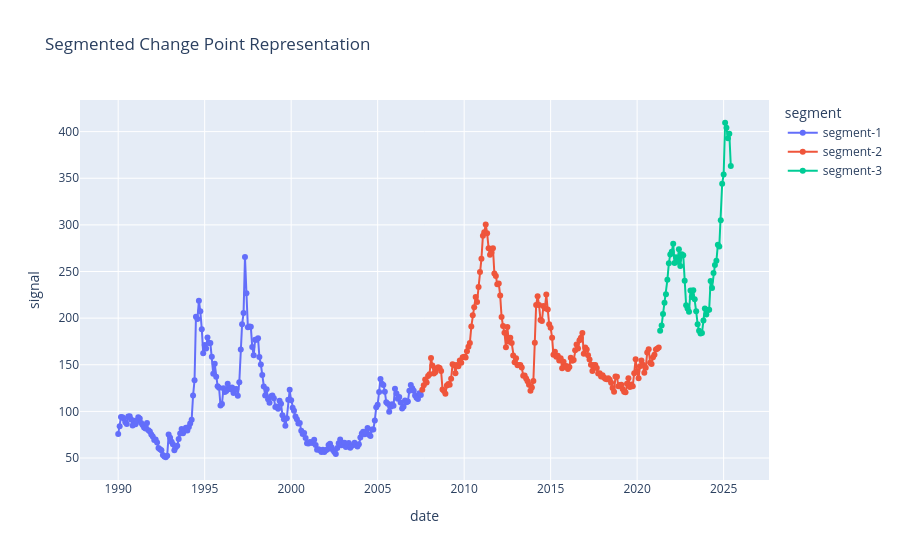

Notebook cell for this chart:
### Code cell
import plotly.express as px
import pandas as pd



# Create the line plot with the 'color' attribute
fig = px.line(
    cpe._df,
    x="date",
    y="signal",
    color="segment",  # This attribute automatically colors lines by country
    title="Segmented Change Point Representation"
)

# Customize the plot appearance (optional)
fig.update_traces(mode='lines+markers') # Add markers to the lines

# Display the figure
fig.show()

### Figure 1 — Plotly figure (JSON) as saved in the notebook; plotly's stock layout.template omitted (floating-point values rounded to 4 significant figures; data arrays with more than 128 entries replaced by an {"elided": "..."} marker saying what was removed)
{"data": [{"hovertemplate": "segment=segment-1<br>date=%{x}<br>signal=%{y}<extra></extra>", "legendgroup": "segment-1", "line": {"color": "#636efa", "dash": "solid"}, "marker": {"symbol": "circle"}, "mode": "lines+markers", "name": "segment-1", "orientation": "v", "showlegend": true, "type": "scatter", "x": {"elided": "211 str values"}, "xaxis": "x", "y": {"elided": "211 float values"}, "yaxis": "y"}, {"hovertemplate": "segment=segment-2<br>date=%{x}<br>signal=%{y}<extra></extra>", "legendgroup": "segment-2", "line": {"color": "#EF553B", "dash": "solid"}, "marker": {"symbol": "circle"}, "mode": "lines+markers", "name": "segment-2", "orientation": "v", "showlegend": true, "type": "scatter", "x": {"elided": "165 str values"}, "xaxis": "x", "y": {"elided": "165 float values"}, "yaxis": "y"}, {"hovertemplate": "segment=segment-3<br>date=%{x}<br>signal=%{y}<extra></extra>", "legendgroup": "segment-3", "line": {"color": "#00cc96", "dash": "solid"}, "marker": {"symbol": "circle"}, "mode": "lines+markers", "name": "segment-3", "orientation": "v", "showlegend": true, "type": "scatter", "x": ["2021-05-01T00:00:00.000000000", "2021-06-01T00:00:00.000000000", "2021-07-01T00:00:00.000000000", "2021-08-01T00:00:00.000000000", "2021-09-01T00:00:00.000000000", "2021-10-01T00:00:00.000000000", "2021-11-01T00:00:00.000000000", "2021-12-01T00:00:00.000000000", "2022-01-01T00:00:00.000000000", "2022-02-01T00:00:00.000000000", "2022-03-01T00:00:00.000000000", "2022-04-01T00:00:00.000000000", "2022-05-01T00:00:00.000000000", "2022-06-01T00:00:00.000000000", "2022-07-01T00:00:00.000000000", "2022-08-01T00:00:00.000000000", "2022-09-01T00:00:00.000000000", "2022-10-01T00:00:00.000000000", "2022-11-01T00:00:00.000000000", "2022-12-01T00:00:00.000000000", "2023-01-01T00:00:00.000000000", "2023-02-01T00:00:00.000000000", "2023-03-01T00:00:00.000000000", "2023-04-01T00:00:00.000000000", "2023-05-01T00:00:00.000000000", "2023-06-01T00:00:00.000000000", "2023-07-01T00:00:00.000000000", "2023-08-01T00:00:00.000000000", "2023-09-01T00:00:00.000000000", "2023-10-01T00:00:00.000000000", "2023-11-01T00:00:00.000000000", "2023-12-01T00:00:00.000000000", "2024-01-01T00:00:00.000000000", "2024-02-01T00:00:00.000000000", "2024-03-01T00:00:00.000000000", "2024-04-01T00:00:00.000000000", "2024-05-01T00:00:00.000000000", "2024-06-01T00:00:00.000000000", "2024-07-01T00:00:00.000000000", "2024-08-01T00:00:00.000000000", "2024-09-01T00:00:00.000000000", "2024-10-01T00:00:00.000000000", "2024-11-01T00:00:00.000000000", "2024-12-01T00:00:00.000000000", "2025-01-01T00:00:00.000000000", "2025-02-01T00:00:00.000000000", "2025-03-01T00:00:00.000000000", "2025-04-01T00:00:00.000000000", "2025-05-01T00:00:00.000000000", "2025-06-01T00:00:00.000000000"], "xaxis": "x", "y": [186.5, 192.1, 204.5, 216.4, 225.5, 241.1, 259.0, 268.3, 271.1, 279.8, 259.0, 265.4, 260.4, 273.8, 255.9, 268.5, 267.5, 240.1, 213.7, 210.4, 206.8, 229.5, 222.7, 230.0, 220.1, 207.4, 193.5, 186.3, 183.6, 184.0, 197.4, 210.3, 203.9, 208.8, 208.9, 239.9, 232.3, 248.4, 257.1, 261.4, 278.8, 276.8, 305.0, 344.1, 353.9, 409.5, 404.2, 392.9, 397.6, 363.2], "yaxis": "y"}], "layout": {"legend": {"title": {"text": "segment"}, "tracegroupgap": 0}, "title": {"text": "Segmented Change Point Representation"}, "xaxis": {"anchor": "y", "domain": [0, 1], "title": {"text": "date"}}, "yaxis": {"anchor": "x", "domain": [0, 1], "title": {"text": "signal"}}}}
